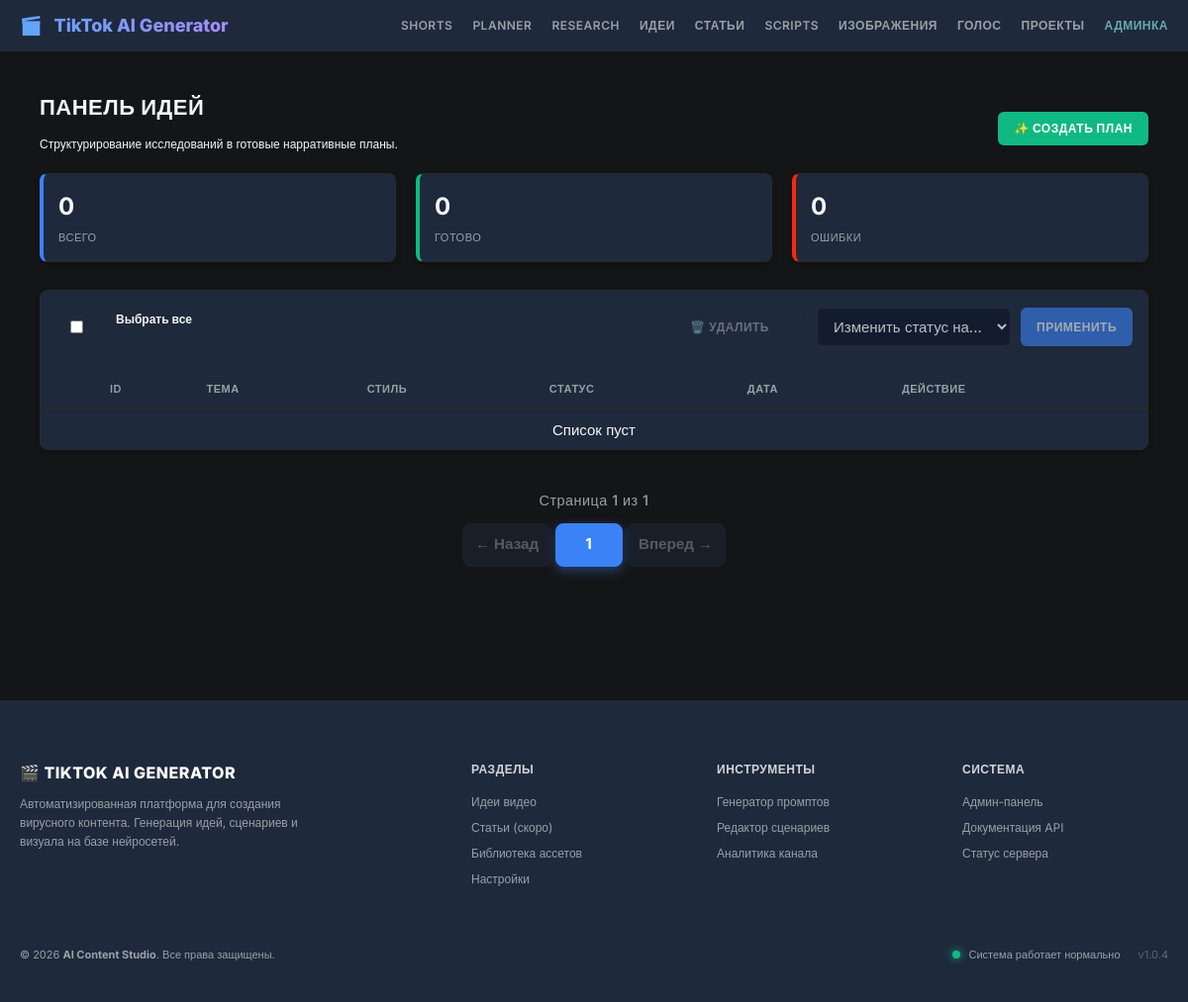
/planner/, run on an earlier commit of the app's database.
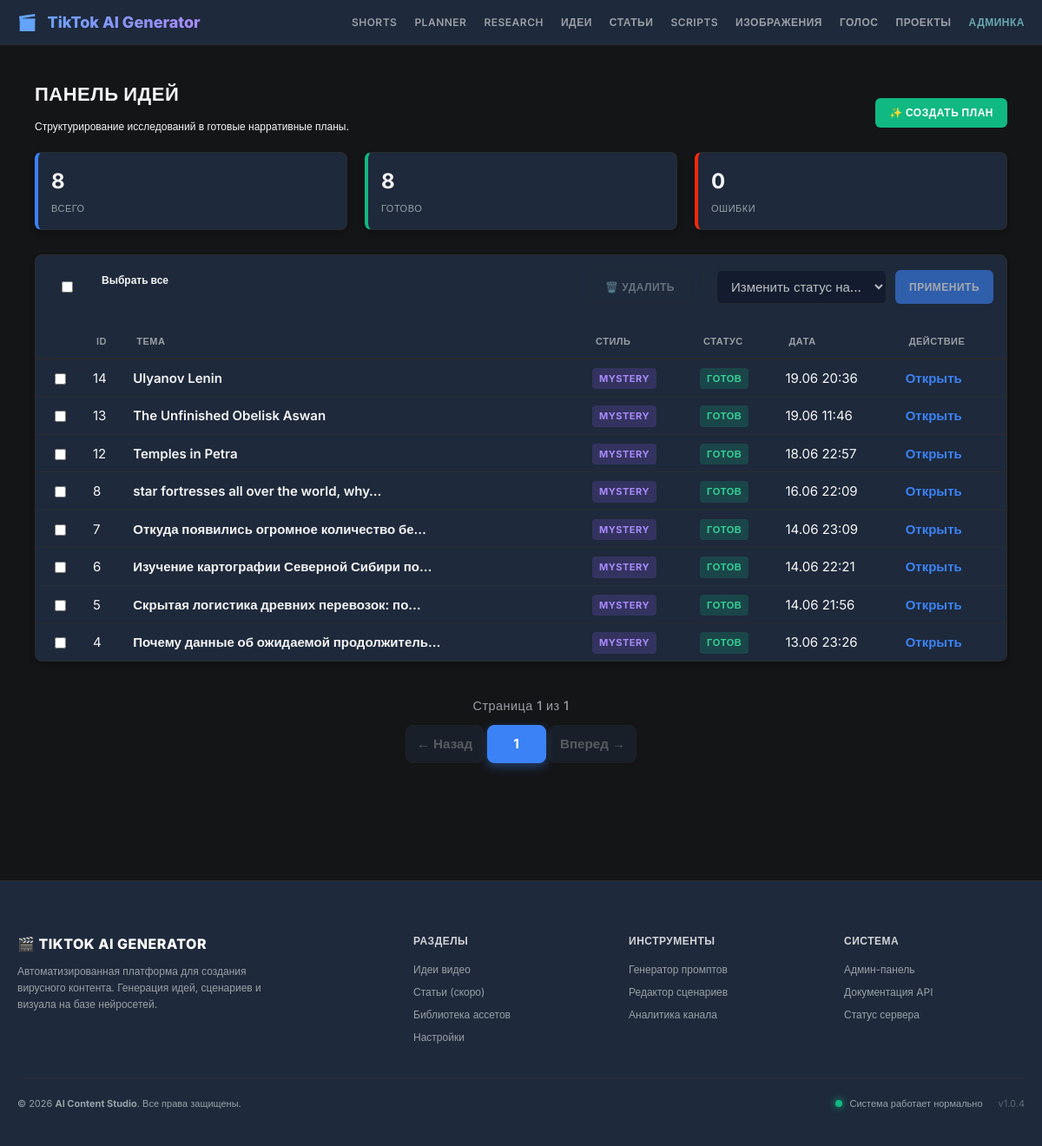
And on a later commit of the database.
### planner/models.py (models this page shows, shortened)
class StoryPlan(models.Model):
    STATUS_CHOICES = [
        ("draft", "Черновик"),
        ("approved", "Утвержден"),
        ("script_generated", "Сценарий создан"),
        ("rejected", "Отклонен"),
    ]
    cluster = models.ForeignKey(
        "article.ArticleCluster",
        on_delete=models.SET_NULL,
        null=True,
        blank=True,
        related_name="story_plans",
        help_text="Глобальная тема или ниша (опционально)",
    )
    research_project = models.ForeignKey(
        "topics.ResearchProject",
        on_delete=models.CASCADE,
        related_name="story_plans",
        help_text="Исходные исследовательские данные, на которых основан план",
    )
    title = models.CharField("Название сюжета", max_length=255)
    slug = models.SlugField("Слаг (URL)", max_length=255, unique=True, blank=True)
    story_data = models.JSONField(
        "Структура сюжета (JSON)",
        default=dict,
        blank=True,
        help_text="Сырой JSON от Story Planner: hook, structure, selected_facts...",
    )
    virality_score = models.PositiveSmallIntegerField("Вирусный потенциал (1-10)", default=0)
    narrative_style = models.CharField("Стиль повествования", max_length=50, blank=True)
    provider = models.CharField("AI провайдер", max_length=50, default="openai")
    status = models.CharField("Статус", max_length=20, choices=STATUS_CHOICES, default="draft")
    created_at = models.DateTimeField("Дата создания", auto_now_add=True)
    updated_at = models.DateTimeField("Дата обновления", auto_now=True)
    class Meta:
        verbose_name = "Сюжетный план (Story Plan)"
        verbose_name_plural = "Сюжетные планы"
        ordering = ["-virality_score", "-created_at"]

### topics/models.py (models this page shows, shortened)
class ResearchProject(models.Model):
    STATUS_CHOICES = [
        ("pending", "В очереди"),
        ("processing", "Генерируется"),
        ("completed", "Готово"),
        ("failed", "Ошибка"),
    ]
    topic = models.CharField("Тема", max_length=255)
    provider = models.CharField("AI провайдер", max_length=50, default="openai")
    research_data = models.JSONField(
        "Исследовательские данные (JSON)",
        default=dict,
        blank=True,
        help_text="Сырой JSON от AI: facts, scores, hooks, visual_moments...",
    )
    cluster = models.ForeignKey(
        "article.ArticleCluster",
        on_delete=models.SET_NULL,
        null=True,
        blank=True,
        related_name="research_projects",
        help_text="Глобальная тема или ниша исследования",
    )
    status = models.CharField("Статус", max_length=20, choices=STATUS_CHOICES, default="pending")
    error_message = models.TextField("Ошибка", blank=True)
    selected_images = models.JSONField(
        "Выбранные изображения",
        default=list,
        blank=True,
        help_text="Изображения, выбранные AI для этой темы",
    )
    created_at = models.DateTimeField(auto_now_add=True)
    updated_at = models.DateTimeField(auto_now=True)
    class Meta:
        verbose_name = "Исследование (JSON)"
        verbose_name_plural = "Исследования (JSON)"
        ordering = ["-created_at"]

### planner/views.py (the view, shortened to what this page needs)
# urls.py: path("", views.article_dashboard, name="dashboard"),
def dashboard(request):
    stats = {
        "total": StoryPlan.objects.count(),
        "ready": StoryPlan.objects.filter(status__in=["approved", "script_generated"]).count(),
        "failed": StoryPlan.objects.filter(status="rejected").count(),
        "draft": StoryPlan.objects.filter(status="draft").count(),
    }
    plans_list = StoryPlan.objects.select_related("research_project").order_by("-created_at")
    paginator = Paginator(plans_list, 20)
    page_number = request.GET.get("page")
    try:
        page_obj = paginator.page(page_number)
    except PageNotAnInteger:
        page_obj = paginator.page(1)
    except EmptyPage:
        page_obj = paginator.page(paginator.num_pages)
    context = {
        "stats": stats,
        "page_obj": page_obj,
    }
    return render(request, "planner/dashboard.html", context)

### templates/planner/dashboard.html (shortened to what the changed rows need)
{% extends 'base.html' %}
{% block content %}
<div class="flex flex-between mb-2">
    <div>
        <h1>Панель идей</h1>
    </div>
</div>
<div class="flex mb-2">
    <div class="card stat-card blue">
        <span class="stat-value">{{ stats.total }}</span>
        <span class="stat-label">Всего</span>
    </div>
    <div class="card stat-card green">
        <span class="stat-value">{{ stats.ready }}</span>
        <span class="stat-label">Готово</span>
    </div>
</div>
<form method="post" id="bulk-action-form">
    <div class="card" style="padding: 0;">
        <table class="table">
            <thead>
                <tr>
                    <th style="width: 40px;"></th>
                    <th>ID</th>
                    <th>Тема</th>
                    <th>Стиль</th>
                    <th>Статус</th>
                    <th>Дата</th>
                    <th>Действие</th>
                </tr>
            </thead>
            <tbody>
                {% for plan in page_obj %}
                <tr class="idea-row">
                    <td style="text-align: center;">
                        <input type="checkbox" name="selected_plans" value="{{ plan.id }}" class="row-checkbox form-control">
                    </td>
                    <td class="text-muted">{{ plan.id }}</td>
                    <td class="text-bold">{{ plan.research_project.topic|truncatechars:40 }}</td>
                    <td>
                        <span class="badge" style="background: rgba(139, 92, 246, 0.2); color: #a78bfa;">
                            {{ plan.narrative_style|default:"-" }}
                        </span>
                    </td>
                    <td>
                        {% if plan.status == 'approved' or plan.status == 'script_generated' %}
                            <span class="badge badge-done">Готов</span>
                        {% elif plan.status == 'draft' %}
                            <span class="badge badge-work">Черновик</span>
                        {% elif plan.status == 'rejected' %}
                            <span class="badge" style="background: rgba(239, 68, 68, 0.2); color: #f87171;">Ошибка</span>
                        {% else %}
                            <span class="text-muted">{{ plan.status }}</span>
                        {% endif %}
                    </td>
                    <td class="text-muted">{{ plan.created_at|date:"d.m H:i" }}</td>
                    <td><a href="{% url 'planner:detail' plan.id %}" class="text-bold" style="color: var(--accent-blue);">Открыть</a></td>
                </tr>
                {% empty %}
                <tr>
                    <td colspan="7" class="text-muted" style="text-align: center;">Список пуст</td>
                </tr>
                {% endfor %}
            </tbody>
        </table>
    </div>
</form>
{% include 'topics/includes/pagination.html' %}
{% endblock %}

What changed in the data, as far as the page shows it:
added StoryPlan: id "14", research_project.topic "Ulyanov Lenin", narrative_style "MYSTERY", status "ГОТОВ", created_at "19.06 20:36"
added StoryPlan: id "13", research_project.topic "The Unfinished Obelisk Aswan", narrative_style "MYSTERY", status "ГОТОВ", created_at "19.06 11:46"
added StoryPlan: id "12", research_project.topic "Temples in Petra", narrative_style "MYSTERY", status "ГОТОВ", created_at "18.06 22:57"
added StoryPlan: id "8", research_project.topic "star fortresses all over the world, why…", narrative_style "MYSTERY", status "ГОТОВ", created_at "16.06 22:09"
added StoryPlan: id "7", research_project.topic "Откуда появились огромное количество бе…", narrative_style "MYSTERY", status "ГОТОВ", created_at "14.06 23:09"
added StoryPlan: id "6", research_project.topic "Изучение картографии Северной Сибири по…", narrative_style "MYSTERY", status "ГОТОВ", created_at "14.06 22:21"
added StoryPlan: id "5", research_project.topic "Скрытая логистика древних перевозок: по…", narrative_style "MYSTERY", status "ГОТОВ", created_at "14.06 21:56"
added StoryPlan: id "4", research_project.topic "Почему данные об ожидаемой продолжитель…", narrative_style "MYSTERY", status "ГОТОВ", created_at "13.06 23:26"
Also different on the page:
{{ stats.total }}: "0" → "8"
{{ stats.ready }}: "0" → "8"
text no longer shown: "Список пуст"
